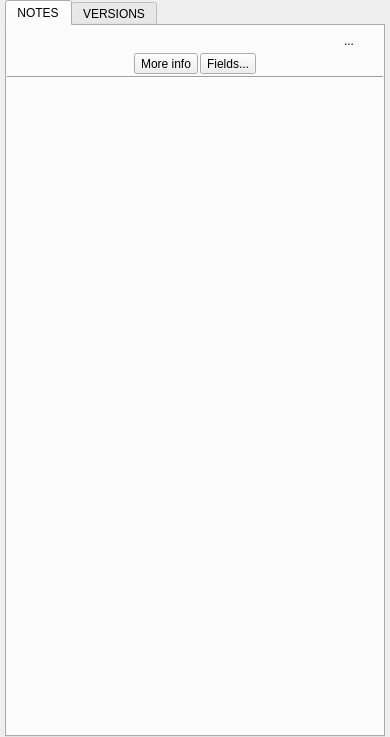
<?xml version="1.0" encoding="UTF-8"?>
<ui version="4.0">
 <class>DetailsPanelWidget</class>
 <widget class="QWidget" name="DetailsPanelWidget">
  <property name="geometry">
   <rect>
    <x>0</x>
    <y>0</y>
    <width>390</width>
    <height>737</height>
   </rect>
  </property>
  <property name="windowTitle">
   <string>Form</string>
  </property>
  <layout class="QVBoxLayout" name="verticalLayout_17">
   <property name="spacing">
    <number>2</number>
   </property>
   <property name="leftMargin">
    <number>5</number>
   </property>
   <property name="topMargin">
    <number>0</number>
   </property>
   <property name="rightMargin">
    <number>5</number>
   </property>
   <property name="bottomMargin">
    <number>0</number>
   </property>
   <item>
    <widget class="QTabWidget" name="entity_tab_widget">
     <property name="focusPolicy">
      <enum>Qt::NoFocus</enum>
     </property>
     <property name="currentIndex">
      <number>0</number>
     </property>
     <widget class="QWidget" name="entity_note_tab">
      <attribute name="title">
       <string>NOTES</string>
      </attribute>
      <layout class="QVBoxLayout" name="verticalLayout_3">
       <property name="spacing">
        <number>2</number>
       </property>
       <property name="margin">
        <number>0</number>
       </property>
       <item>
        <layout class="QHBoxLayout" name="info_layout">
         <property name="spacing">
          <number>0</number>
         </property>
         <property name="leftMargin">
          <number>0</number>
         </property>
         <property name="topMargin">
          <number>5</number>
         </property>
         <property name="bottomMargin">
          <number>0</number>
         </property>
         <item>
          <widget class="QWidget" name="widget" native="true">
           <property name="sizePolicy">
            <sizepolicy hsizetype="Preferred" vsizetype="Preferred">
             <horstretch>0</horstretch>
             <verstretch>0</verstretch>
            </sizepolicy>
           </property>
           <layout class="QHBoxLayout" name="horizontalLayout_2">
            <property name="spacing">
             <number>0</number>
            </property>
            <property name="leftMargin">
             <number>10</number>
            </property>
            <property name="topMargin">
             <number>0</number>
            </property>
            <property name="rightMargin">
             <number>0</number>
            </property>
            <property name="bottomMargin">
             <number>0</number>
            </property>
            <item>
             <widget class="ListItemWidget" name="shot_info_widget" native="true">
              <property name="sizePolicy">
               <sizepolicy hsizetype="Minimum" vsizetype="Minimum">
                <horstretch>1</horstretch>
                <verstretch>0</verstretch>
               </sizepolicy>
              </property>
             </widget>
            </item>
            <item>
             <layout class="QVBoxLayout" name="verticalLayout_4">
              <property name="spacing">
               <number>0</number>
              </property>
              <property name="rightMargin">
               <number>0</number>
              </property>
              <property name="bottomMargin">
               <number>0</number>
              </property>
              <item>
               <layout class="QHBoxLayout" name="horizontalLayout">
                <property name="spacing">
                 <number>4</number>
                </property>
                <property name="topMargin">
                 <number>0</number>
                </property>
                <item>
                 <widget class="QToolButton" name="shotgun_nav_button">
                  <property name="sizePolicy">
                   <sizepolicy hsizetype="Maximum" vsizetype="Maximum">
                    <horstretch>0</horstretch>
                    <verstretch>0</verstretch>
                   </sizepolicy>
                  </property>
                  <property name="maximumSize">
                   <size>
                    <width>20</width>
                    <height>20</height>
                   </size>
                  </property>
                  <property name="text">
                   <string>...</string>
                  </property>
                  <property name="icon">
                   <iconset>
                    <normalon>:/tk-rv-shotgunreview/navigate_out.png</normalon>
                    <activeon>:/tk-rv-shotgunreview/navigate_out_hover.png</activeon>
                    <selectedon>:/tk-rv-shotgunreview/navigate_out_hover.png</selectedon>
                   </iconset>
                  </property>
                  <property name="autoRaise">
                   <bool>true</bool>
                  </property>
                 </widget>
                </item>
                <item>
                 <widget class="QToolButton" name="pin_button">
                  <property name="sizePolicy">
                   <sizepolicy hsizetype="Maximum" vsizetype="Maximum">
                    <horstretch>0</horstretch>
                    <verstretch>0</verstretch>
                   </sizepolicy>
                  </property>
                  <property name="maximumSize">
                   <size>
                    <width>20</width>
                    <height>20</height>
                   </size>
                  </property>
                  <property name="text">
                   <string/>
                  </property>
                  <property name="icon">
                   <iconset>
                    <normalon>:/tk-rv-shotgunreview/tack_up.png</normalon>
                    <activeon>:/tk-rv-shotgunreview/tack_hover.png</activeon>
                    <selectedon>:/tk-rv-shotgunreview/tack_hover.png</selectedon>
                   </iconset>
                  </property>
                  <property name="checkable">
                   <bool>true</bool>
                  </property>
                  <property name="autoRaise">
                   <bool>true</bool>
                  </property>
                 </widget>
                </item>
               </layout>
              </item>
              <item>
               <spacer name="verticalSpacer">
                <property name="orientation">
                 <enum>Qt::Vertical</enum>
                </property>
                <property name="sizeType">
                 <enum>QSizePolicy::Expanding</enum>
                </property>
                <property name="sizeHint" stdset="0">
                 <size>
                  <width>0</width>
                  <height>0</height>
                 </size>
                </property>
               </spacer>
              </item>
             </layout>
            </item>
           </layout>
          </widget>
         </item>
        </layout>
       </item>
       <item>
        <layout class="QHBoxLayout" name="horizontalLayout_4">
         <property name="spacing">
          <number>2</number>
         </property>
         <property name="topMargin">
          <number>0</number>
         </property>
         <item>
          <spacer name="horizontalSpacer_3">
           <property name="orientation">
            <enum>Qt::Horizontal</enum>
           </property>
           <property name="sizeHint" stdset="0">
            <size>
             <width>40</width>
             <height>20</height>
            </size>
           </property>
          </spacer>
         </item>
         <item>
          <widget class="QToolButton" name="more_info_button">
           <property name="text">
            <string>More info</string>
           </property>
           <property name="checkable">
            <bool>true</bool>
           </property>
           <property name="toolButtonStyle">
            <enum>Qt::ToolButtonTextOnly</enum>
           </property>
           <property name="arrowType">
            <enum>Qt::NoArrow</enum>
           </property>
          </widget>
         </item>
         <item>
          <widget class="QToolButton" name="more_fields_button">
           <property name="text">
            <string>Fields...</string>
           </property>
           <property name="popupMode">
            <enum>QToolButton::InstantPopup</enum>
           </property>
          </widget>
         </item>
         <item>
          <spacer name="horizontalSpacer_4">
           <property name="orientation">
            <enum>Qt::Horizontal</enum>
           </property>
           <property name="sizeHint" stdset="0">
            <size>
             <width>40</width>
             <height>20</height>
            </size>
           </property>
          </spacer>
         </item>
        </layout>
       </item>
       <item>
        <widget class="Line" name="line_2">
         <property name="orientation">
          <enum>Qt::Horizontal</enum>
         </property>
        </widget>
       </item>
       <item>
        <widget class="ActivityStreamWidget" name="note_stream_widget" native="true">
         <property name="sizePolicy">
          <sizepolicy hsizetype="Preferred" vsizetype="Preferred">
           <horstretch>0</horstretch>
           <verstretch>1</verstretch>
          </sizepolicy>
         </property>
        </widget>
       </item>
      </layout>
     </widget>
     <widget class="QWidget" name="entity_version_tab">
      <attribute name="title">
       <string>VERSIONS</string>
      </attribute>
      <layout class="QVBoxLayout" name="verticalLayout_2">
       <property name="spacing">
        <number>2</number>
       </property>
       <property name="leftMargin">
        <number>5</number>
       </property>
       <property name="topMargin">
        <number>0</number>
       </property>
       <property name="rightMargin">
        <number>5</number>
       </property>
       <property name="bottomMargin">
        <number>5</number>
       </property>
       <item>
        <widget class="QWidget" name="version_top_layout" native="true">
         <layout class="QHBoxLayout" name="horizontalLayout_5">
          <property name="margin">
           <number>0</number>
          </property>
          <item>
           <layout class="QHBoxLayout" name="horizontalLayout_3">
            <property name="spacing">
             <number>10</number>
            </property>
            <property name="rightMargin">
             <number>0</number>
            </property>
            <item>
             <layout class="QHBoxLayout" name="horizontalLayout_6">
              <property name="spacing">
               <number>0</number>
              </property>
              <property name="leftMargin">
               <number>0</number>
              </property>
              <item>
               <widget class="QToolButton" name="version_fields_button">
                <property name="text">
                 <string>Fields</string>
                </property>
                <property name="popupMode">
                 <enum>QToolButton::InstantPopup</enum>
                </property>
                <property name="toolButtonStyle">
                 <enum>Qt::ToolButtonTextBesideIcon</enum>
                </property>
               </widget>
              </item>
              <item>
               <widget class="QLabel" name="label">
                <property name="maximumSize">
                 <size>
                  <width>8</width>
                  <height>8</height>
                 </size>
                </property>
                <property name="text">
                 <string/>
                </property>
                <property name="pixmap">
                 <pixmap resource="resources.qrc">:/tk-rv-shotgunreview/arrow.png</pixmap>
                </property>
                <property name="scaledContents">
                 <bool>true</bool>
                </property>
                <property name="alignment">
                 <set>Qt::AlignCenter</set>
                </property>
               </widget>
              </item>
             </layout>
            </item>
            <item>
             <layout class="QHBoxLayout" name="horizontalLayout_7">
              <property name="spacing">
               <number>0</number>
              </property>
              <property name="leftMargin">
               <number>0</number>
              </property>
              <property name="rightMargin">
               <number>0</number>
              </property>
              <item>
               <widget class="QToolButton" name="version_sort_button">
                <property name="text">
                 <string>Sort</string>
                </property>
                <property name="popupMode">
                 <enum>QToolButton::InstantPopup</enum>
                </property>
               </widget>
              </item>
              <item>
               <widget class="QLabel" name="label_2">
                <property name="maximumSize">
                 <size>
                  <width>8</width>
                  <height>8</height>
                 </size>
                </property>
                <property name="text">
                 <string/>
                </property>
                <property name="pixmap">
                 <pixmap resource="resources.qrc">:/tk-rv-shotgunreview/arrow.png</pixmap>
                </property>
                <property name="scaledContents">
                 <bool>true</bool>
                </property>
               </widget>
              </item>
             </layout>
            </item>
           </layout>
          </item>
          <item>
           <spacer name="horizontalSpacer">
            <property name="orientation">
             <enum>Qt::Horizontal</enum>
            </property>
            <property name="sizeHint" stdset="0">
             <size>
              <width>40</width>
              <height>20</height>
             </size>
            </property>
           </spacer>
          </item>
          <item>
           <widget class="SearchWidget" name="version_search" native="true"/>
          </item>
         </layout>
        </widget>
       </item>
       <item>
        <widget class="Line" name="line">
         <property name="frameShadow">
          <enum>QFrame::Plain</enum>
         </property>
         <property name="orientation">
          <enum>Qt::Horizontal</enum>
         </property>
        </widget>
       </item>
       <item>
        <widget class="QListView" name="entity_version_view">
         <property name="contextMenuPolicy">
          <enum>Qt::CustomContextMenu</enum>
         </property>
         <property name="selectionMode">
          <enum>QAbstractItemView::ExtendedSelection</enum>
         </property>
         <property name="verticalScrollMode">
          <enum>QAbstractItemView::ScrollPerPixel</enum>
         </property>
         <property name="horizontalScrollMode">
          <enum>QAbstractItemView::ScrollPerPixel</enum>
         </property>
        </widget>
       </item>
      </layout>
     </widget>
    </widget>
   </item>
  </layout>
 </widget>
 <customwidgets>
  <customwidget>
   <class>ActivityStreamWidget</class>
   <extends>QWidget</extends>
   <header>..qtwidgets</header>
   <container>1</container>
  </customwidget>
  <customwidget>
   <class>ListItemWidget</class>
   <extends>QWidget</extends>
   <header>..list_item_widget</header>
   <container>1</container>
  </customwidget>
  <customwidget>
   <class>SearchWidget</class>
   <extends>QWidget</extends>
   <header>..qtwidgets</header>
   <container>1</container>
  </customwidget>
 </customwidgets>
 <resources>
  <include location="../../tk-multi-shotgunpanel/resources/resources.qrc"/>
  <include location="resources.qrc"/>
 </resources>
 <connections/>
</ui>
